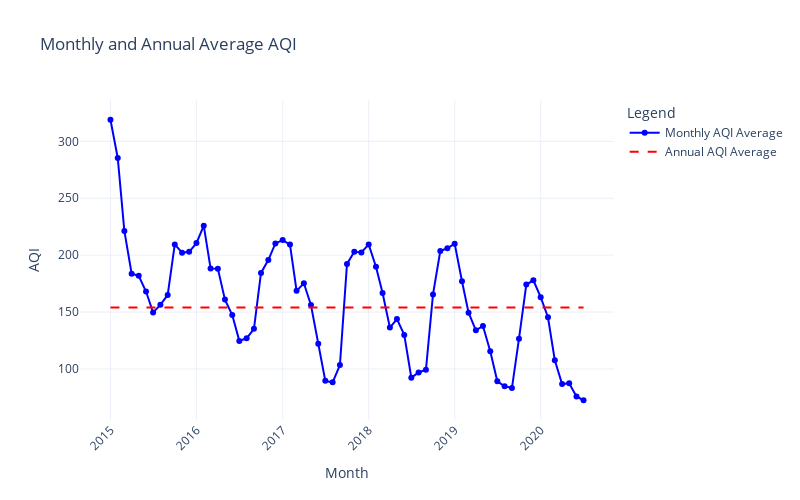

Notebook cell for this chart:
### Markdown cell above
1. **Long-term trend:**  The **average PM10 levels are gradually decreasing year by year**, indicating some improvement in air quality over the observed period.

2. **Seasonal peaks:**  **November, December, and January** consistently show the **highest pollution levels**, likely due to winter-related emissions and stagnant air conditions.

3. **Seasonal lows:** **July and August** generally exhibit **lower pollution levels**, possibly due to monsoon rains and stronger winds that help disperse pollutants.

### Code cell
import plotly.graph_objects as go
import pandas as pd

city_day['Month'] = city_day['Date'].dt.to_period('M')
city_day['Year'] = city_day['Date'].dt.year

monthly_aqi = city_day.groupby('Month')['AQI'].mean().reset_index()
annual_aqi_mean = city_day.groupby('Year')['AQI'].mean().mean()

monthly_aqi['Month_Str'] = monthly_aqi['Month'].astype(str)

fig = go.Figure()

fig.add_trace(go.Scatter(
    x=monthly_aqi['Month_Str'],
    y=monthly_aqi['AQI'],
    mode='lines+markers',
    name='Monthly AQI Average',
    line=dict(color='blue')
))

fig.add_trace(go.Scatter(
    x=monthly_aqi['Month_Str'],
    y=[annual_aqi_mean]*len(monthly_aqi),
    mode='lines',
    name='Annual AQI Average',
    line=dict(color='red', dash='dash')
))

fig.update_layout(
    title='Monthly and Annual Average AQI',
    xaxis_title='Month',
    yaxis_title='AQI',
    xaxis_tickangle=-45,
    width=800,
    height=500,
    template='plotly_white',
    legend=dict(title='Legend')
)

fig.show()

### Figure 1 — Plotly figure (JSON) as saved in the notebook; plotly's stock layout.template omitted (floating-point values rounded to 4 significant figures)
{"data": [{"line": {"color": "blue"}, "mode": "lines+markers", "name": "Monthly AQI Average", "type": "scatter", "x": ["2015-01", "2015-02", "2015-03", "2015-04", "2015-05", "2015-06", "2015-07", "2015-08", "2015-09", "2015-10", "2015-11", "2015-12", "2016-01", "2016-02", "2016-03", "2016-04", "2016-05", "2016-06", "2016-07", "2016-08", "2016-09", "2016-10", "2016-11", "2016-12", "2017-01", "2017-02", "2017-03", "2017-04", "2017-05", "2017-06", "2017-07", "2017-08", "2017-09", "2017-10", "2017-11", "2017-12", "2018-01", "2018-02", "2018-03", "2018-04", "2018-05", "2018-06", "2018-07", "2018-08", "2018-09", "2018-10", "2018-11", "2018-12", "2019-01", "2019-02", "2019-03", "2019-04", "2019-05", "2019-06", "2019-07", "2019-08", "2019-09", "2019-10", "2019-11", "2019-12", "2020-01", "2020-02", "2020-03", "2020-04", "2020-05", "2020-06", "2020-07"], "y": [319, 285.4, 221.3, 183.7, 181.8, 168.0, 149.6, 156.3, 165.1, 209.4, 202.1, 203.0, 210.6, 225.9, 188.4, 188.0, 160.9, 147.4, 124.7, 126.9, 135.3, 184.4, 195.7, 210.3, 213.3, 209.3, 168.6, 175.3, 156.3, 122.1, 89.54, 88.29, 103.4, 192.3, 203.0, 202.4, 209.4, 189.8, 166.8, 136.4, 143.9, 129.9, 92.33, 96.93, 99.3, 165.5, 203.7, 206.0, 210.1, 177.1, 149.5, 134.0, 137.8, 115.6, 89.15, 84.74, 83.22, 126.7, 174.2, 177.9, 163.1, 145.4, 107.6, 86.72, 87.45, 75.85, 72.5]}, {"line": {"color": "red", "dash": "dash"}, "mode": "lines", "name": "Annual AQI Average", "type": "scatter", "x": ["2015-01", "2015-02", "2015-03", "2015-04", "2015-05", "2015-06", "2015-07", "2015-08", "2015-09", "2015-10", "2015-11", "2015-12", "2016-01", "2016-02", "2016-03", "2016-04", "2016-05", "2016-06", "2016-07", "2016-08", "2016-09", "2016-10", "2016-11", "2016-12", "2017-01", "2017-02", "2017-03", "2017-04", "2017-05", "2017-06", "2017-07", "2017-08", "2017-09", "2017-10", "2017-11", "2017-12", "2018-01", "2018-02", "2018-03", "2018-04", "2018-05", "2018-06", "2018-07", "2018-08", "2018-09", "2018-10", "2018-11", "2018-12", "2019-01", "2019-02", "2019-03", "2019-04", "2019-05", "2019-06", "2019-07", "2019-08", "2019-09", "2019-10", "2019-11", "2019-12", "2020-01", "2020-02", "2020-03", "2020-04", "2020-05", "2020-06", "2020-07"], "y": [154.1, 154.1, 154.1, 154.1, 154.1, 154.1, 154.1, 154.1, 154.1, 154.1, 154.1, 154.1, 154.1, 154.1, 154.1, 154.1, 154.1, 154.1, 154.1, 154.1, 154.1, 154.1, 154.1, 154.1, 154.1, 154.1, 154.1, 154.1, 154.1, 154.1, 154.1, 154.1, 154.1, 154.1, 154.1, 154.1, 154.1, 154.1, 154.1, 154.1, 154.1, 154.1, 154.1, 154.1, 154.1, 154.1, 154.1, 154.1, 154.1, 154.1, 154.1, 154.1, 154.1, 154.1, 154.1, 154.1, 154.1, 154.1, 154.1, 154.1, 154.1, 154.1, 154.1, 154.1, 154.1, 154.1, 154.1]}], "layout": {"height": 500, "legend": {"title": {"text": "Legend"}}, "title": {"text": "Monthly and Annual Average AQI"}, "width": 800, "xaxis": {"tickangle": -45, "title": {"text": "Month"}}, "yaxis": {"title": {"text": "AQI"}}}}
